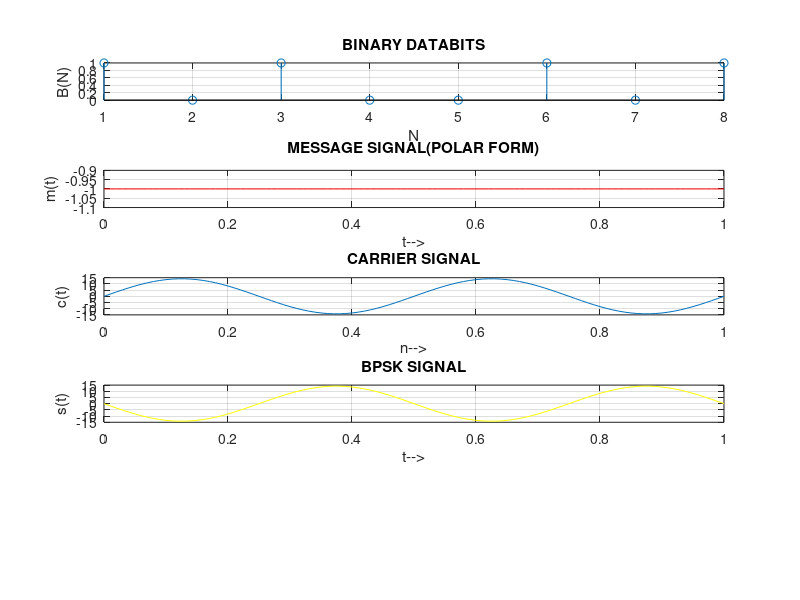

Reproduce this figure in MATLAB. (Note: this script raises an error after producing the figure.)
% Exp-1.4: Quadrature Phase Shift Keying Modulation
clc;
close all;

%GENERATE THE CARRIER SIGNAL
tb=1;
t=0:tb/100:tb;
fc=2;
c=10*sqrt(2/tb)*sin(2*pi*fc*t);

%GENERATE MESSAGE SIGNAL
n=8;
m=rand(1,n);
t1=0;
t2=tb;

for i=1:n
    t=[t1:0.01:t2];
if m(i)>0.5
m(i)=1;
m_s=-1*ones(1,length(t));
else
m(i)=0;
m_s=-1*ones(1,length(t));
end
end
message(i,:)=m_s;

%PRODUCT OF CARRIER AND MESSAGE SIGNAL
bpsk_sig(i,:)=c.*m_s;

%PLOT THE METHOD AND BPSK MODULATED SIGNAL
subplot(5,1,1);
stem(m);
xlabel('N');
ylabel('B(N)');
title('BINARY DATABITS');
grid on;
hold on;

subplot(5,1,2);
axis([0 n -2 2]);
plot(t,message(i,:),'r');
xlabel('t-->');
ylabel('m(t)');
title('MESSAGE SIGNAL(POLAR FORM)');
grid on;
hold on;

subplot(5,1,3);
axis([0 n -2 2]);
plot(t,c);
xlabel('n-->');
ylabel('c(t)');
title('CARRIER SIGNAL');
grid on;
hold on;

subplot(5,1,4);
plot(t,bpsk_sig(i,:),'y');
xlabel('t-->');
ylabel('s(t)');
title('BPSK SIGNAL');
grid on;
hold on;

fs=1000;
figure(2);
  h=spectrum.welch;
hpsd=psd(h,bpsk_sig(i,:),'fs',fs);
plot(hpsd);
xlabel('FREQUENCY,f(hz)');
ylabel('bpsk_sig,db/hz');
title('POWER SPECTRAL DENSITY USING WELCH METHOD');

figure(3);
  y=periodogram(bpsk_sig(i,:));
plot(y);
xlabel('FREQUENCY,f(hz)');
ylabel('bpsk_sig,watts/hz');
title('POWER SPECTRAL DENSITY');































































